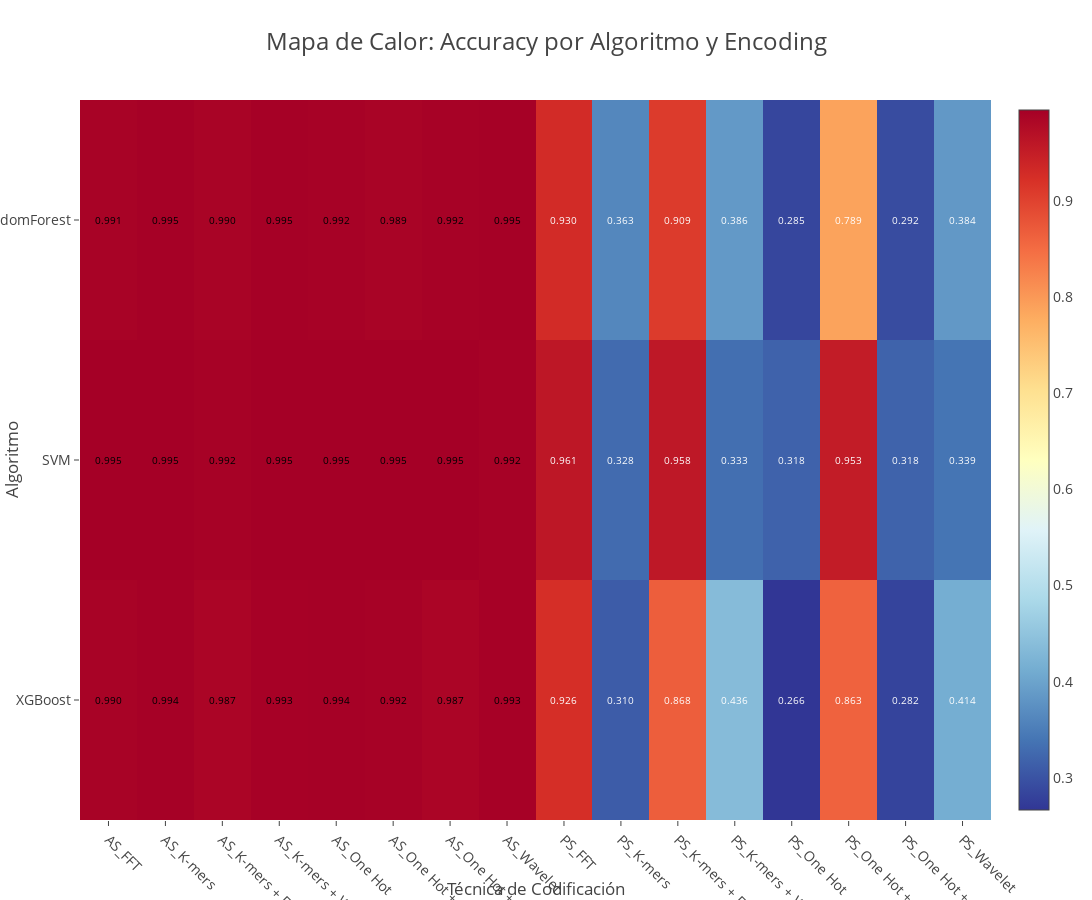

Notebook code cell kept with this figure:
### Code cell
import pandas as pd
import plotly.express as px
import plotly.graph_objects as go
from plotly.subplots import make_subplots

# Cargar datos
df = pd.read_csv("results/evaluation_results/evaluation_results.csv")

# Crear matriz para el heatmap
pivot_accuracy = df.pivot(index='algorithm', columns='encoding', values='accuracy')

# Crear heatmap interactivo
fig = px.imshow(
    pivot_accuracy.values,
    x=pivot_accuracy.columns,
    y=pivot_accuracy.index,
    color_continuous_scale='RdYlBu_r',
    aspect='auto',
    template='presentation',
    title='Mapa de Calor: Accuracy por Algoritmo y Encoding'
)

# Personalizar el gráfico
fig.update_layout(
    title={
        'text': 'Mapa de Calor: Accuracy por Algoritmo y Encoding',
        'x': 0.5,
        'font': {'size': 24}
    },
    xaxis_title='Técnica de Codificación',
    yaxis_title='Algoritmo',
    font=dict(size=14),
    height=900,
    width=1200
)

# Añadir valores como texto
for i, algorithm in enumerate(pivot_accuracy.index):
    for j, encoding in enumerate(pivot_accuracy.columns):
        value = pivot_accuracy.iloc[i, j]
        if not pd.isna(value):
            fig.add_annotation(
                x=j, y=i,
                text=f'{value:.3f}',
                showarrow=False,
                font=dict(color='white' if value < 0.97 else 'black', size=10)
            )

# Rotar etiquetas del eje x
fig.update_xaxes(tickangle=45)

fig.show()

### Figure 1 — Plotly figure (JSON) as saved in the notebook; plotly's stock layout.template omitted (floating-point values rounded to 4 significant figures)
{"data": [{"coloraxis": "coloraxis", "hovertemplate": "x: %{x}<br>y: %{y}<br>color: %{z}<extra></extra>", "name": "0", "type": "heatmap", "x": ["AS_FFT", "AS_K-mers", "AS_K-mers + FFT", "AS_K-mers + Wavelet", "AS_One Hot", "AS_One Hot + FFT", "AS_One Hot + Wavelet", "AS_Wavelet", "PS_FFT", "PS_K-mers", "PS_K-mers + FFT", "PS_K-mers + Wavelet", "PS_One Hot", "PS_One Hot + FFT", "PS_One Hot + Wavelet", "PS_Wavelet"], "xaxis": "x", "y": ["RandomForest", "SVM", "XGBoost"], "yaxis": "y", "z": [[0.9915, 0.9945, 0.9897, 0.9945, 0.9921, 0.9895, 0.9922, 0.9945, 0.9303, 0.3627, 0.9093, 0.3862, 0.2852, 0.7895, 0.2919, 0.3841], [0.9949, 0.9952, 0.9918, 0.9949, 0.9953, 0.9952, 0.9952, 0.9917, 0.9607, 0.328, 0.9582, 0.3328, 0.3177, 0.9528, 0.3179, 0.3395], [0.9904, 0.9942, 0.987, 0.9931, 0.9944, 0.9918, 0.987, 0.9931, 0.9255, 0.31, 0.8677, 0.4359, 0.2663, 0.8627, 0.2822, 0.4137]]}], "layout": {"annotations": [{"font": {"color": "black", "size": 10}, "showarrow": false, "text": "0.991", "x": 0, "y": 0}, {"font": {"color": "black", "size": 10}, "showarrow": false, "text": "0.995", "x": 1, "y": 0}, {"font": {"color": "black", "size": 10}, "showarrow": false, "text": "0.990", "x": 2, "y": 0}, {"font": {"color": "black", "size": 10}, "showarrow": false, "text": "0.995", "x": 3, "y": 0}, {"font": {"color": "black", "size": 10}, "showarrow": false, "text": "0.992", "x": 4, "y": 0}, {"font": {"color": "black", "size": 10}, "showarrow": false, "text": "0.989", "x": 5, "y": 0}, {"font": {"color": "black", "size": 10}, "showarrow": false, "text": "0.992", "x": 6, "y": 0}, {"font": {"color": "black", "size": 10}, "showarrow": false, "text": "0.995", "x": 7, "y": 0}, {"font": {"color": "white", "size": 10}, "showarrow": false, "text": "0.930", "x": 8, "y": 0}, {"font": {"color": "white", "size": 10}, "showarrow": false, "text": "0.363", "x": 9, "y": 0}, {"font": {"color": "white", "size": 10}, "showarrow": false, "text": "0.909", "x": 10, "y": 0}, {"font": {"color": "white", "size": 10}, "showarrow": false, "text": "0.386", "x": 11, "y": 0}, {"font": {"color": "white", "size": 10}, "showarrow": false, "text": "0.285", "x": 12, "y": 0}, {"font": {"color": "white", "size": 10}, "showarrow": false, "text": "0.789", "x": 13, "y": 0}, {"font": {"color": "white", "size": 10}, "showarrow": false, "text": "0.292", "x": 14, "y": 0}, {"font": {"color": "white", "size": 10}, "showarrow": false, "text": "0.384", "x": 15, "y": 0}, {"font": {"color": "black", "size": 10}, "showarrow": false, "text": "0.995", "x": 0, "y": 1}, {"font": {"color": "black", "size": 10}, "showarrow": false, "text": "0.995", "x": 1, "y": 1}, {"font": {"color": "black", "size": 10}, "showarrow": false, "text": "0.992", "x": 2, "y": 1}, {"font": {"color": "black", "size": 10}, "showarrow": false, "text": "0.995", "x": 3, "y": 1}, {"font": {"color": "black", "size": 10}, "showarrow": false, "text": "0.995", "x": 4, "y": 1}, {"font": {"color": "black", "size": 10}, "showarrow": false, "text": "0.995", "x": 5, "y": 1}, {"font": {"color": "black", "size": 10}, "showarrow": false, "text": "0.995", "x": 6, "y": 1}, {"font": {"color": "black", "size": 10}, "showarrow": false, "text": "0.992", "x": 7, "y": 1}, {"font": {"color": "white", "size": 10}, "showarrow": false, "text": "0.961", "x": 8, "y": 1}, {"font": {"color": "white", "size": 10}, "showarrow": false, "text": "0.328", "x": 9, "y": 1}, {"font": {"color": "white", "size": 10}, "showarrow": false, "text": "0.958", "x": 10, "y": 1}, {"font": {"color": "white", "size": 10}, "showarrow": false, "text": "0.333", "x": 11, "y": 1}, {"font": {"color": "white", "size": 10}, "showarrow": false, "text": "0.318", "x": 12, "y": 1}, {"font": {"color": "white", "size": 10}, "showarrow": false, "text": "0.953", "x": 13, "y": 1}, {"font": {"color": "white", "size": 10}, "showarrow": false, "text": "0.318", "x": 14, "y": 1}, {"font": {"color": "white", "size": 10}, "showarrow": false, "text": "0.339", "x": 15, "y": 1}, {"font": {"color": "black", "size": 10}, "showarrow": false, "text": "0.990", "x": 0, "y": 2}, {"font": {"color": "black", "size": 10}, "showarrow": false, "text": "0.994", "x": 1, "y": 2}, {"font": {"color": "black", "size": 10}, "showarrow": false, "text": "0.987", "x": 2, "y": 2}, {"font": {"color": "black", "size": 10}, "showarrow": false, "text": "0.993", "x": 3, "y": 2}, {"font": {"color": "black", "size": 10}, "showarrow": false, "text": "0.994", "x": 4, "y": 2}, {"font": {"color": "black", "size": 10}, "showarrow": false, "text": "0.992", "x": 5, "y": 2}, {"font": {"color": "black", "size": 10}, "showarrow": false, "text": "0.987", "x": 6, "y": 2}, {"font": {"color": "black", "size": 10}, "showarrow": false, "text": "0.993", "x": 7, "y": 2}, {"font": {"color": "white", "size": 10}, "showarrow": false, "text": "0.926", "x": 8, "y": 2}, {"font": {"color": "white", "size": 10}, "showarrow": false, "text": "0.310", "x": 9, "y": 2}, {"font": {"color": "white", "size": 10}, "showarrow": false, "text": "0.868", "x": 10, "y": 2}, {"font": {"color": "white", "size": 10}, "showarrow": false, "text": "0.436", "x": 11, "y": 2}, {"font": {"color": "white", "size": 10}, "showarrow": false, "text": "0.266", "x": 12, "y": 2}, {"font": {"color": "white", "size": 10}, "showarrow": false, "text": "0.863", "x": 13, "y": 2}, {"font": {"color": "white", "size": 10}, "showarrow": false, "text": "0.282", "x": 14, "y": 2}, {"font": {"color": "white", "size": 10}, "showarrow": false, "text": "0.414", "x": 15, "y": 2}], "coloraxis": {"colorscale": [[0, "rgb(49,54,149)"], [0.1, "rgb(69,117,180)"], [0.2, "rgb(116,173,209)"], [0.3, "rgb(171,217,233)"], [0.4, "rgb(224,243,248)"], [0.5, "rgb(255,255,191)"], [0.6, "rgb(254,224,144)"], [0.7, "rgb(253,174,97)"], [0.8, "rgb(244,109,67)"], [0.9, "rgb(215,48,39)"], [1, "rgb(165,0,38)"]]}, "font": {"size": 14}, "height": 900, "title": {"font": {"size": 24}, "text": "Mapa de Calor: Accuracy por Algoritmo y Encoding", "x": 0.5}, "width": 1200, "xaxis": {"anchor": "y", "domain": [0, 1], "tickangle": 45, "title": {"text": "Técnica de Codificación"}}, "yaxis": {"anchor": "x", "autorange": "reversed", "domain": [0, 1], "title": {"text": "Algoritmo"}}}}
